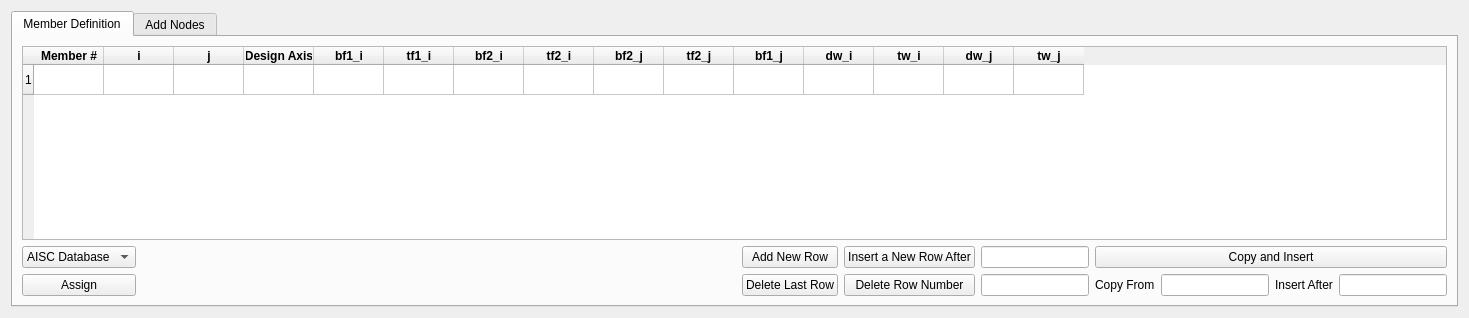
      <widget class="QWidget" name="Members_tab">
       <attribute name="title">
        <string>Members</string>
       </attribute>
       <layout class="QVBoxLayout" name="verticalLayout_2">
        <item>
         <widget class="QTabWidget" name="tabWidget_3">
          <property name="currentIndex">
           <number>0</number>
          </property>
          <widget class="QWidget" name="Member_Def">
           <attribute name="title">
            <string>Member Definition</string>
           </attribute>
           <layout class="QVBoxLayout" name="verticalLayout_4">
            <item>
             <widget class="QTableWidget" name="tableWidget">
              <attribute name="horizontalHeaderDefaultSectionSize">
               <number>70</number>
              </attribute>
              <row>
               <property name="text">
                <string>1</string>
               </property>
              </row>
              <column>
               <property name="text">
                <string>Member #</string>
               </property>
               <property name="font">
                <font>
                 <weight>75</weight>
                 <bold>true</bold>
                </font>
               </property>
              </column>
              <column>
               <property name="text">
                <string>i</string>
               </property>
               <property name="font">
                <font>
                 <weight>75</weight>
                 <bold>true</bold>
                </font>
               </property>
              </column>
              <column>
               <property name="text">
                <string>j</string>
               </property>
               <property name="font">
                <font>
                 <weight>75</weight>
                 <bold>true</bold>
                </font>
               </property>
              </column>
              <column>
               <property name="text">
                <string>Design Axis</string>
               </property>
               <property name="font">
                <font>
                 <weight>75</weight>
                 <bold>true</bold>
                </font>
               </property>
              </column>
              <column>
               <property name="text">
                <string>bf1_i</string>
               </property>
               <property name="font">
                <font>
                 <weight>75</weight>
                 <bold>true</bold>
                </font>
               </property>
              </column>
              <column>
               <property name="text">
                <string>tf1_i</string>
               </property>
               <property name="font">
                <font>
                 <weight>75</weight>
                 <bold>true</bold>
                </font>
               </property>
              </column>
              <column>
               <property name="text">
                <string>bf2_i</string>
               </property>
               <property name="font">
                <font>
                 <weight>75</weight>
                 <bold>true</bold>
                </font>
               </property>
              </column>
              <column>
               <property name="text">
                <string>tf2_i</string>
               </property>
               <property name="font">
                <font>
                 <weight>75</weight>
                 <bold>true</bold>
                </font>
               </property>
              </column>
              <column>
               <property name="text">
                <string>bf2_j</string>
               </property>
               <property name="font">
                <font>
                 <weight>75</weight>
                 <bold>true</bold>
                </font>
               </property>
              </column>
              <column>
               <property name="text">
                <string>tf2_j</string>
               </property>
               <property name="font">
                <font>
                 <weight>75</weight>
                 <bold>true</bold>
                </font>
               </property>
              </column>
              <column>
               <property name="text">
                <string>bf1_j</string>
               </property>
               <property name="font">
                <font>
                 <weight>75</weight>
                 <bold>true</bold>
                </font>
               </property>
              </column>
              <column>
               <property name="text">
                <string>dw_i</string>
               </property>
               <property name="font">
                <font>
                 <weight>75</weight>
                 <bold>true</bold>
                </font>
               </property>
              </column>
              <column>
               <property name="text">
                <string>tw_i</string>
               </property>
               <property name="font">
                <font>
                 <weight>75</weight>
                 <bold>true</bold>
                </font>
               </property>
              </column>
              <column>
               <property name="text">
                <string>dw_j</string>
               </property>
               <property name="font">
                <font>
                 <weight>75</weight>
                 <bold>true</bold>
                </font>
               </property>
              </column>
              <column>
               <property name="text">
                <string>tw_j</string>
               </property>
               <property name="font">
                <font>
                 <weight>75</weight>
                 <bold>true</bold>
                </font>
               </property>
              </column>
             </widget>
            </item>
            <item>
             <layout class="QHBoxLayout" name="horizontalLayout_3">
              <item>
               <layout class="QGridLayout" name="gridLayout_3">
                <item row="1" column="0">
                 <widget class="QComboBox" name="AISC_database_button">
                  <property name="minimumSize">
                   <size>
                    <width>111</width>
                    <height>0</height>
                   </size>
                  </property>
                  <item>
                   <property name="text">
                    <string>AISC Database</string>
                   </property>
                  </item>
                 </widget>
                </item>
                <item row="2" column="0">
                 <widget class="QPushButton" name="AISC_assign_button">
                  <property name="text">
                   <string>Assign</string>
                  </property>
                 </widget>
                </item>
               </layout>
              </item>
              <item>
               <spacer name="horizontalSpacer_2">
                <property name="orientation">
                 <enum>Qt::Horizontal</enum>
                </property>
                <property name="sizeType">
                 <enum>QSizePolicy::Expanding</enum>
                </property>
                <property name="sizeHint" stdset="0">
                 <size>
                  <width>600</width>
                  <height>20</height>
                 </size>
                </property>
               </spacer>
              </item>
              <item>
               <layout class="QGridLayout" name="gridLayout_4">
                <item row="1" column="1">
                 <widget class="QPushButton" name="Mem_def_delete">
                  <property name="text">
                   <string>Delete Last Row</string>
                  </property>
                 </widget>
                </item>
                <item row="0" column="1">
                 <widget class="QPushButton" name="Mem_def_add">
                  <property name="text">
                   <string>Add New Row</string>
                  </property>
                 </widget>
                </item>
                <item row="1" column="6">
                 <widget class="QLabel" name="Insert_after_label">
                  <property name="text">
                   <string>Insert After</string>
                  </property>
                 </widget>
                </item>
                <item row="1" column="7">
                 <widget class="QLineEdit" name="Insert_after_number_mem_def"/>
                </item>
                <item row="1" column="5">
                 <widget class="QLineEdit" name="Copy_from_number_mem_def"/>
                </item>
                <item row="1" column="2">
                 <widget class="QPushButton" name="Delete_row_mem_def_button">
                  <property name="text">
                   <string>Delete Row Number</string>
                  </property>
                 </widget>
                </item>
                <item row="1" column="4">
                 <widget class="QLabel" name="Copy_from_label">
                  <property name="text">
                   <string>Copy From</string>
                  </property>
                 </widget>
                </item>
                <item row="0" column="3">
                 <widget class="QLineEdit" name="Insert_row_number_mem_def"/>
                </item>
                <item row="0" column="2">
                 <widget class="QPushButton" name="Insert_row_mem_def_button">
                  <property name="text">
                   <string>Insert a New Row After</string>
                  </property>
                 </widget>
                </item>
                <item row="0" column="4" colspan="4">
                 <widget class="QPushButton" name="Copy_mem_def_button">
                  <property name="text">
                   <string>Copy and Insert</string>
                  </property>
                 </widget>
                </item>
                <item row="1" column="3">
                 <widget class="QLineEdit" name="Delete_row_number_mem_def"/>
                </item>
               </layout>
              </item>
             </layout>
            </item>
           </layout>
          </widget>
          <widget class="QWidget" name="Add_Nodes">
           <attribute name="title">
            <string>Add Nodes</string>
           </attribute>
          </widget>
         </widget>
        </item>
       </layout>
      </widget>
